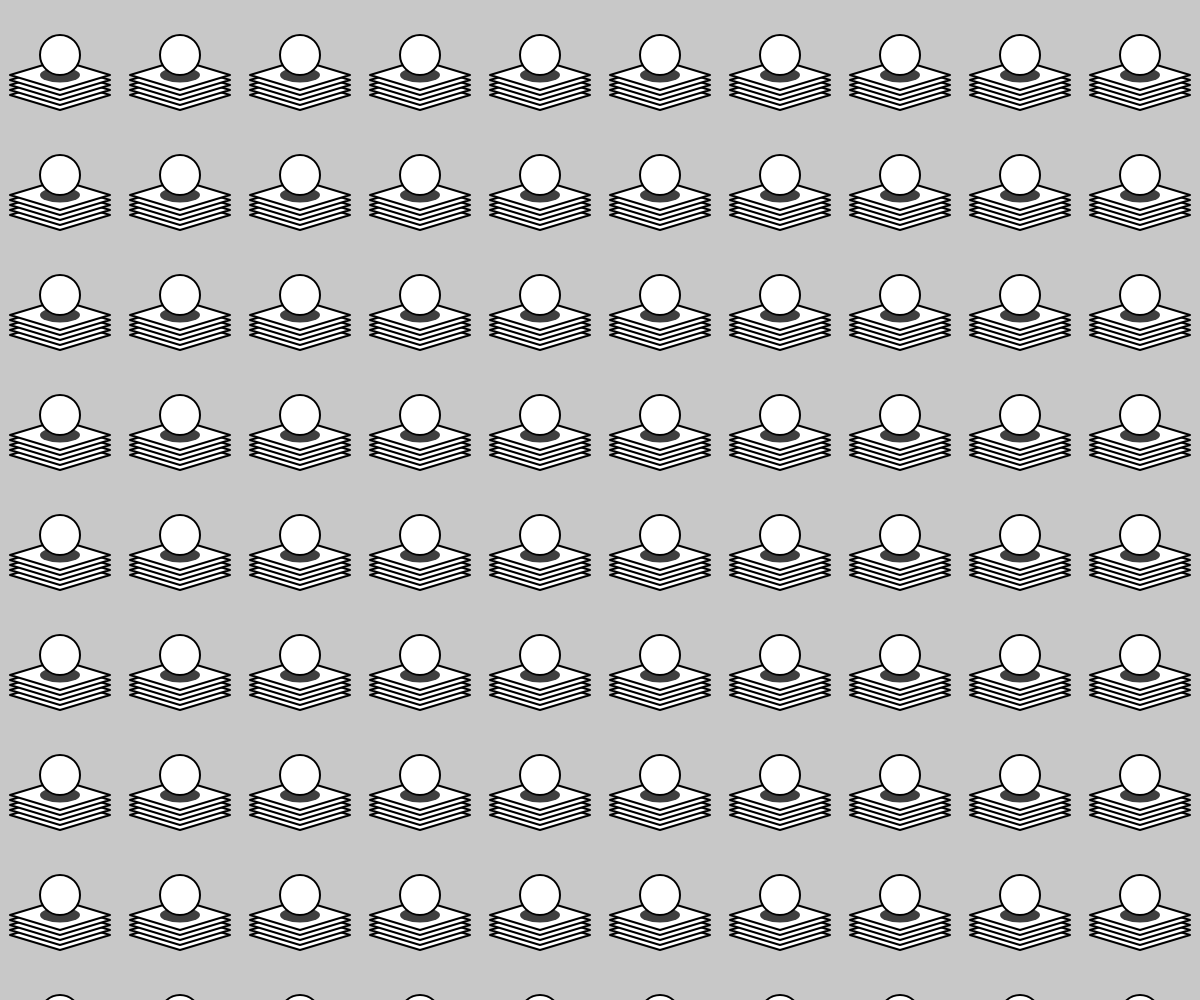
Frame 1 (no input)
Frame 60 (no input): identical to frame 1, image omitted
Frame 120 (the mouse pressed at the canvas centre since frame 60): identical to frame 1, image omitted

The p5.js sketch that drew this single still picture (run headless with seeded random() and noise() and a simulated clock; from frame 60 on, the mouse is pressed at the canvas centre):

// p5.js sketch
// ── sketch.js
//This code is a good place to get started, you can draw things inside the tile() function.
//for today's PBA your goal is to create an interesting tiled pattern using this code.


//play around with these variables
var TILER_globals = {
	tile_width: 120.0,
	tile_height:120.0
}

function setup() {
	createCanvas(window.innerWidth, window.innerHeight);
}

function draw() {
  	background(200);

  	for(var i = 0; i < width/TILER_globals.tile_width; ++i){
		for(var j = 0; j < height/TILER_globals.tile_height; ++j){
			push();
				translate(i*TILER_globals.tile_width, j*TILER_globals.tile_height);
				tile();
			pop();
		}
  	}
}

function tile(){
	//draw some awesome stuff here!
	//your tile size is defined by TILER_globals.tile_width and TILER_globals.tile_height
		//TILE SET 1
			//line(0,0,120,120);
			//fill(64);
			//triangle(0,0,0,120,120,120);
			//fill(255);
			//rect(20,20,80,80);
			//arc(60,60,80,80,PI+HALF_PI,TWO_PI);
			//arc(60,60,80,80,HALF_PI, PI);
			//fill(255);
			//ellipse(0,60,10,10);
			//ellipse(60,0,10,10);
			//strokeWeight(10);
			//fill(50,237,162);
			//ellipse(60,60,50,50);
		//TILE SET 2
			strokeWeight(2);
			strokeJoin(ROUND);
			quad(10,95,60,80,110,95,60,110);
			quad(10,90,60,75,110,90,60,105);
			quad(10,85,60,70,110,85,60,100);
			quad(10,80,60,65,110,80,60,95);
			quad(10,75,60,60,110,75,60,90);
			fill(64);
			strokeWeight(0);
			ellipse(60,75,40,15);
			strokeWeight(2);
			strokeJoin(ROUND);
			fill(255);
			ellipse(60,55,40,40);

}
